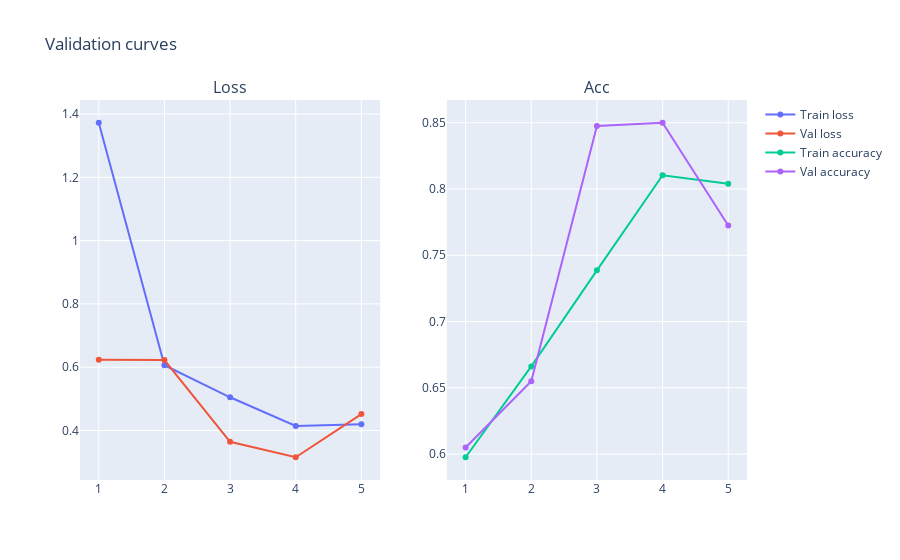

Notebook cell for this chart:
### Code cell
plot_history(history)

### Figure 1 — Plotly figure (JSON) as saved in the notebook; plotly's stock layout.template omitted (floating-point values rounded to 4 significant figures)
{"data": [{"name": "Train loss", "type": "scatter", "x": [1, 2, 3, 4, 5], "xaxis": "x", "y": [1.372, 0.6063, 0.505, 0.4141, 0.4196], "yaxis": "y"}, {"name": "Val loss", "type": "scatter", "x": [1, 2, 3, 4, 5], "xaxis": "x", "y": [0.6235, 0.6227, 0.3642, 0.3155, 0.4518], "yaxis": "y"}, {"name": "Train accuracy", "type": "scatter", "x": [1, 2, 3, 4, 5], "xaxis": "x2", "y": [0.5976, 0.6661, 0.7386, 0.8104, 0.804], "yaxis": "y2"}, {"name": "Val accuracy", "type": "scatter", "x": [1, 2, 3, 4, 5], "xaxis": "x2", "y": [0.605, 0.655, 0.8475, 0.85, 0.7725], "yaxis": "y2"}], "layout": {"annotations": [{"font": {"size": 16}, "showarrow": false, "text": "Loss", "x": 0.225, "xanchor": "center", "xref": "paper", "y": 1, "yanchor": "bottom", "yref": "paper"}, {"font": {"size": 16}, "showarrow": false, "text": "Acc", "x": 0.775, "xanchor": "center", "xref": "paper", "y": 1, "yanchor": "bottom", "yref": "paper"}], "title": {"text": "Validation curves"}, "xaxis": {"anchor": "y", "domain": [0, 0.45]}, "xaxis2": {"anchor": "y2", "domain": [0.55, 1]}, "yaxis": {"anchor": "x", "domain": [0, 1]}, "yaxis2": {"anchor": "x2", "domain": [0, 1]}}}
